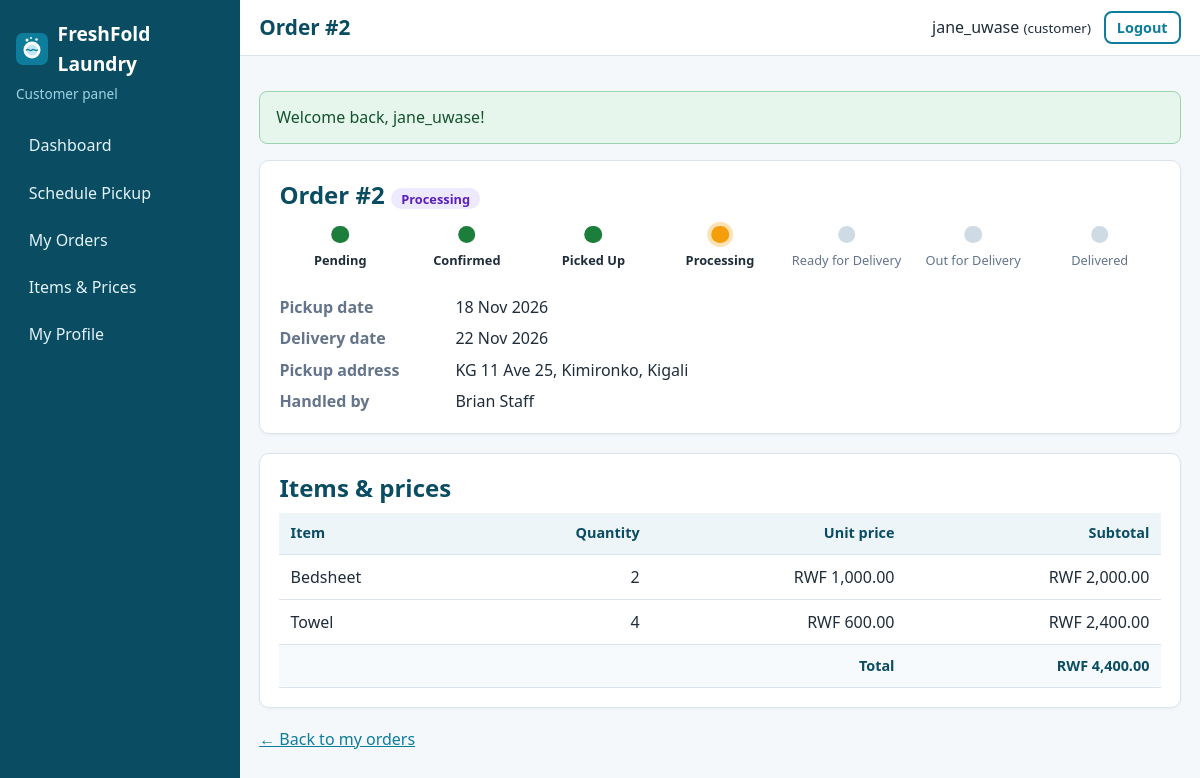
The app's page /customer/order.php?id=2 (signed in) with its own data.
### tables this page shows
CREATE TABLE users (
    user_id       INT AUTO_INCREMENT PRIMARY KEY,
    username      VARCHAR(100) NOT NULL,
    email         VARCHAR(150) NOT NULL UNIQUE,
    password_hash VARCHAR(255) NOT NULL,               
    role          ENUM('admin','staff','customer') NOT NULL,
    created_at    TIMESTAMP DEFAULT CURRENT_TIMESTAMP
);

CREATE TABLE orders (
    order_id          INT AUTO_INCREMENT PRIMARY KEY,
    customer_id       INT NOT NULL,
    assigned_staff_id INT NULL,                        
    pickup_date       DATE NOT NULL,
    delivery_date     DATE NOT NULL,
    total             DECIMAL(10,2) NOT NULL,          
    status            ENUM('pending','confirmed','picked_up','processing',
                           'ready_for_delivery','out_for_delivery','delivered','cancelled')
                      NOT NULL DEFAULT 'pending',
    created_at        TIMESTAMP DEFAULT CURRENT_TIMESTAMP,
    updated_at        TIMESTAMP NULL DEFAULT NULL,

    CONSTRAINT fk_orders_customer
        FOREIGN KEY (customer_id) REFERENCES customers(customer_id)
        ON DELETE CASCADE ON UPDATE CASCADE,           
    CONSTRAINT fk_orders_staff
        FOREIGN KEY (assigned_staff_id) REFERENCES users(user_id)
        ON DELETE SET NULL ON UPDATE CASCADE,          

    CONSTRAINT chk_orders_dates CHECK (delivery_date > pickup_date),
    CONSTRAINT chk_orders_total CHECK (total >= 0),

    INDEX idx_orders_status   (status),
    INDEX idx_orders_staff    (assigned_staff_id),
    INDEX idx_orders_pickup   (pickup_date)
);

CREATE TABLE customers (
    customer_id INT AUTO_INCREMENT PRIMARY KEY,
    user_id     INT NOT NULL UNIQUE,                   
    full_name   VARCHAR(150) NOT NULL,
    phone       VARCHAR(20)  NOT NULL,
    address     TEXT NOT NULL,
    CONSTRAINT fk_customers_user
        FOREIGN KEY (user_id) REFERENCES users(user_id)
        ON DELETE CASCADE ON UPDATE CASCADE            
);

CREATE TABLE order_items (
    item_id    INT AUTO_INCREMENT PRIMARY KEY,
    order_id   INT NOT NULL,
    item_type  VARCHAR(100) NOT NULL,
    quantity   INT NOT NULL,
    unit_price DECIMAL(10,2) NOT NULL,                 

    CONSTRAINT fk_items_order
        FOREIGN KEY (order_id) REFERENCES orders(order_id)
        ON DELETE CASCADE ON UPDATE CASCADE,           
    CONSTRAINT chk_items_quantity CHECK (quantity > 0),
    CONSTRAINT chk_items_price    CHECK (unit_price >= 0)
);

### app/controllers/OrderController.php (called while the page is built, shortened)
<?php
class OrderController
{
    private function loadOrder(int $id): array
    {
        $order = Order::find($id);
        return $order;
    }
    private function myProfile(array $user): array
    {
        $customer = Customer::findByUserId((int) $user['user_id']);
        return $customer;
    }
    private function myOrder(array $customer, int $id): array
    {
        $order = $this->loadOrder($id);
        return $order;
    }
    public function customerView(): void
    {
        $user     = requireRole(['customer']);
        $customer = $this->myProfile($user);
        $order    = $this->myOrder($customer, (int) ($_GET['id'] ?? 0));
        render('customer/order_view', [
            'title' => 'Order #' . (int) $order['order_id'],
            'order' => $order,
            'items' => OrderItem::forOrder((int) $order['order_id']),
        ]);
    }
}

### public/customer/order.php (called while the page is built, shortened)
<?php
(new OrderController())->customerView();

### app/helpers/auth.php (called while the page is built, shortened)
<?php
function isLoggedIn(): bool
{
    return !empty($_SESSION['user_id']);
}
function currentUser(): ?array
{
    return [
        'user_id'  => (int) $_SESSION['user_id'],
        'username' => $_SESSION['username'] ?? '',
        'email'    => $_SESSION['email'] ?? '',
        'role'     => $_SESSION['role'] ?? '',
    ];
}
function requireLogin(): array
{
    $user = User::findById((int) $_SESSION['user_id']);
    return $user;
}
function requireRole(array $roles): array
{
    $user = requireLogin();
    return $user;
}

### app/config/database.php (called while the page is built, shortened)
<?php
function getDbConfig(): array
{
    $config = [
        'host'    => '127.0.0.1',
        'port'    => '3306',
        'name'    => 'online_laundry_db',
        'user'    => 'root',
        'pass'    => '',
        'charset' => 'utf8mb4',
    ];
    return $config;
}
function getConnection(): PDO
{
    static $pdo = null;
    if ($pdo instanceof PDO) {
        return $pdo;
    }
    $c   = getDbConfig();
    $dsn = "mysql:host={$c['host']};port={$c['port']};dbname={$c['name']};charset={$c['charset']}";
    try {
        $pdo = new PDO($dsn, $c['user'], $c['pass'], [
            PDO::ATTR_ERRMODE            => PDO::ERRMODE_EXCEPTION,
            PDO::ATTR_DEFAULT_FETCH_MODE => PDO::FETCH_ASSOC,
            PDO::ATTR_EMULATE_PREPARES   => false,
        ]);
    } catch (PDOException $e) {
        error_log('Database connection failed: ' . $e->getMessage());
        http_response_code(500);
        exit('Service temporarily unavailable. Please try again later.');
    }
    return $pdo;
}

### app/models/User.php (called while the page is built, shortened)
<?php
class User
{
    public static function findById(int $id)
    {
        $stmt = getConnection()->prepare(
            'SELECT user_id, username, email, role, created_at FROM users WHERE user_id = :id LIMIT 1'
        );
        $stmt->execute([':id' => $id]);
        return $stmt->fetch();
    }
}

### app/models/Customer.php (called while the page is built, shortened)
<?php
class Customer
{
    public static function findByUserId(int $userId)
    {
        $stmt = getConnection()->prepare(
            'SELECT c.customer_id, c.user_id, c.full_name, c.phone, c.address, u.username, u.email
             FROM customers c JOIN users u ON u.user_id = c.user_id
             WHERE c.user_id = :id LIMIT 1'
        );
        $stmt->execute([':id' => $userId]);
        return $stmt->fetch();
    }
}

### app/models/Order.php (called while the page is built, shortened)
<?php
class Order
{
    public static function find(int $orderId)
    {
        $stmt = getConnection()->prepare(self::SELECT . ' WHERE o.order_id = :id LIMIT 1');
        $stmt->execute([':id' => $orderId]);
        return $stmt->fetch();
    }
}

### app/models/OrderItem.php (called while the page is built, shortened)
<?php
class OrderItem
{
    public static function forOrder(int $orderId): array
    {
        $stmt = getConnection()->prepare(
            'SELECT item_id, order_id, item_type, quantity, unit_price, (quantity * unit_price) AS subtotal
             FROM order_items WHERE order_id = :id ORDER BY item_id'
        );
        $stmt->execute([':id' => $orderId]);
        return $stmt->fetchAll();
    }
}

### app/views/partials/items_table.php (the view, shortened to what this page needs)
<div class="table-wrap">
    <table class="table">
        <thead><tr><th>Item</th><th class="num">Quantity</th><th class="num">Unit price</th><th class="num">Subtotal</th></tr></thead>
        <tbody>
        <?php foreach ($items as $it): ?>
            <tr>
                <td><?= e($it['item_type']) ?></td>
                <td class="num"><?= (int) $it['quantity'] ?></td>
                <td class="num"><?= e(money($it['unit_price'])) ?></td>
                <td class="num"><?= e(money($it['subtotal'])) ?></td>
            </tr>
        <?php endforeach; ?>
        </tbody>
        <tfoot><tr><th colspan="3" class="num">Total</th><th class="num"><?= e(money($order['total'])) ?></th></tr></tfoot>
    </table>
</div>

### app/views/layouts/dashboard_header.php (shortened to what this page needs)
<?php
$user   = currentUser();
$role   = $user['role'];
$script = $_SERVER['SCRIPT_NAME'];
$menus = [
    'admin' => [
        ['admin/index.php', 'Dashboard'], ['admin/orders.php', 'Orders'], ['admin/order-form.php', 'New Order'],
        ['admin/customers.php', 'Customers'], ['admin/users.php', 'User Accounts'], ['admin/reports.php', 'Reports'],
    ],
    'staff' => [
        ['staff/index.php', 'Dashboard'], ['staff/orders.php', 'Assigned Orders'], ['staff/history.php', 'Order History'],
    ],
    'customer' => [
        ['customer/index.php', 'Dashboard'], ['customer/new-order.php', 'Schedule Pickup'], ['customer/orders.php', 'My Orders'],
        ['customer/items.php', 'Items & Prices'], ['customer/profile.php', 'My Profile'],
    ],
];
?>
<!DOCTYPE html>
<html lang="en">
<head>
    <link rel="stylesheet" href="<?= e(url('assets/css/style.css')) ?>">
</head>
<body class="dashboard">
<aside class="sidebar" id="sidebar">
    <a class="brand" href="<?= e(url('index.php')) ?>">
        <img src="<?= e(url('assets/images/logo.svg')) ?>" alt="" width="32" height="32">
        <span><?= e(APP_NAME) ?></span>
    </a>
    <p class="role-tag"><?= e(ucfirst($role)) ?> panel</p>
    <nav>
        <?php foreach ($menus[$role] as $item): ?>
            <a href="<?= e(url($item[0])) ?>" class="<?= substr($script, -strlen($item[0])) === $item[0] ? 'active' : '' ?>"><?= e($item[1]) ?></a>
        <?php endforeach; ?>
    </nav>
</aside>
<div class="dash-main">
    <header class="topbar">
        <h1><?= e($pageTitle) ?></h1>
        <div class="topbar-user">
            <span><?= e($user['username']) ?> <small>(<?= e($role) ?>)</small></span>
            <form method="post" action="<?= e(url('logout.php')) ?>">
                <button type="submit" class="btn btn-outline btn-small">Logout</button>
            </form>
        </div>
    </header>
    <main class="content">
        <?= renderFlash() ?>

### app/views/customer/order_view.php (shortened to what this page needs)
<?php
$steps   = trackerSteps();
$current = array_search($order['status'], $steps, true);
?>
<section class="card">
    <div class="card-head">
        <h2>Order #<?= (int) $order['order_id'] ?> <?= statusBadge($order['status']) ?></h2>
    </div>
    <?php if ($order['status'] === 'cancelled'): ?>
        <p class="alert alert-error">This order was cancelled.</p>
    <?php else: ?>
        <ol class="tracker">
            <?php foreach ($steps as $i => $step): ?>
                <li class="<?= $i < $current ? 'done' : ($i === $current ? 'current' : '') ?>"><span><?= e(statusLabel($step)) ?></span></li>
            <?php endforeach; ?>
        </ol>
    <?php endif; ?>
    <dl class="details">
        <dt>Pickup date</dt><dd><?= e(formatDate($order['pickup_date'])) ?></dd>
        <dt>Delivery date</dt><dd><?= e(formatDate($order['delivery_date'])) ?></dd>
        <dt>Pickup address</dt><dd><?= nl2br(e($order['customer_address'])) ?></dd>
        <dt>Handled by</dt><dd><?= $order['staff_name'] ? e($order['staff_name']) : 'Not yet assigned' ?></dd>
    </dl>
</section>
<section class="card">
    <h2>Items &amp; prices</h2>
    <?php include APP_PATH . '/views/partials/items_table.php'; ?>
</section>
<p><a href="<?= e(url('customer/orders.php')) ?>">&larr; Back to my orders</a></p>

### app/helpers/order_status.php (shortened to what this page needs)
<?php
function orderStatuses(): array
{
    return [
        'pending'            => 'Pending',
        'confirmed'          => 'Confirmed',
        'picked_up'          => 'Picked Up',
        'processing'         => 'Processing',
        'ready_for_delivery' => 'Ready for Delivery',
        'out_for_delivery'   => 'Out for Delivery',
        'delivered'          => 'Delivered',
        'cancelled'          => 'Cancelled',
    ];
}
function statusLabel($status): string
{
    $all = orderStatuses();
    return $all[$status] ?? ucfirst(str_replace('_', ' ', (string) $status));
}
function statusBadge($status): string
{
    return '<span class="badge badge-' . e($status) . '">' . e(statusLabel($status)) . '</span>';
}
function trackerSteps(): array
{
    return ['pending', 'confirmed', 'picked_up', 'processing', 'ready_for_delivery', 'out_for_delivery', 'delivered'];
}

### public/assets/css/style.css (style rules this page uses)
:root { --primary: #0e7c9b; --primary-dark: #0a4d63; --accent: #f59e0b; --bg: #f4f8fb; --card: #ffffff; --text: #1f2d3a; --muted: #64748b; --border: #dbe4ec; --danger: #c62828; --success: #1b7f3b; --radius: 10px; }
* { box-sizing: border-box; }
html { scroll-behavior: smooth; }
body { margin: 0; font-family: "Segoe UI", Roboto, Arial, sans-serif; color: var(--text); background: var(--bg); line-height: 1.55; }
img { max-width: 100%; height: auto; }
a { color: var(--primary); }
h1, h2, h3 { line-height: 1.25; margin: 0 0 .6rem; color: var(--primary-dark); }
p { margin: 0 0 1rem; }
.btn { display: inline-block; padding: .6rem 1.1rem; border-radius: 8px; border: 2px solid transparent; font-size: 1rem; font-weight: 600; text-decoration: none; cursor: pointer; text-align: center; font-family: inherit; }
.btn-outline { background: transparent; border-color: var(--primary); color: var(--primary); }
.btn-small { padding: .3rem .7rem; font-size: .9rem; }
.card { background: var(--card); border: 1px solid var(--border); border-radius: var(--radius); padding: 1.2rem; margin-bottom: 1.2rem; box-shadow: 0 1px 3px rgba(15, 40, 60, .05); }
.card-head { display: flex; justify-content: space-between; align-items: center; gap: 1rem; flex-wrap: wrap; margin-bottom: .6rem; }
.card-head h2 { margin: 0; }
.details { display: grid; grid-template-columns: 160px 1fr; gap: .4rem 1rem; margin: 1rem 0 0; }
.details dt { font-weight: 600; color: var(--muted); }
.details dd { margin: 0; }
.brand { display: flex; align-items: center; gap: .6rem; font-weight: 700; font-size: 1.2rem; color: var(--primary-dark); text-decoration: none; }
body.dashboard { display: flex; min-height: 100vh; }
.sidebar { width: 240px; background: var(--primary-dark); color: #fff; padding: 1.2rem 1rem; flex-shrink: 0; position: sticky; top: 0; height: 100vh; overflow-y: auto; }
.sidebar .brand { color: #fff; margin-bottom: .3rem; }
.role-tag { color: #9fd3e4; font-size: .85rem; margin-bottom: 1.2rem; }
.sidebar nav a { display: block; padding: .6rem .8rem; color: #e3f3f9; text-decoration: none; border-radius: 8px; margin-bottom: .2rem; }
.dash-main { flex: 1; min-width: 0; }
.topbar { display: flex; align-items: center; gap: 1rem; background: #fff; border-bottom: 1px solid var(--border); padding: .7rem 1.2rem; }
.topbar h1 { margin: 0; font-size: 1.3rem; flex: 1; }
.topbar-user { display: flex; align-items: center; gap: .8rem; }
.topbar-user form { margin: 0; }
.content { padding: 1.2rem; max-width: 1200px; }
.table-wrap { overflow-x: auto; }
.table { width: 100%; border-collapse: collapse; background: #fff; }
.table th, .table td { padding: .6rem .7rem; border-bottom: 1px solid var(--border); text-align: left; vertical-align: middle; }
.table th { background: #eef5f9; font-size: .9rem; color: var(--primary-dark); white-space: nowrap; }
.table tfoot th { background: #f7fafc; }
.table .num { text-align: right; white-space: nowrap; }
.badge { display: inline-block; padding: .15rem .65rem; border-radius: 999px; font-size: .8rem; font-weight: 700; white-space: nowrap; }
.badge-processing { background: #ede9fe; color: #5b21b6; }
.tracker { list-style: none; display: flex; padding: 0; margin: 1rem 0 1.5rem; gap: .3rem; }
.tracker li { flex: 1; text-align: center; font-size: .8rem; color: var(--muted); position: relative; padding-top: 1.6rem; }
.tracker li::before { content: ""; position: absolute; top: 0; left: 50%; transform: translateX(-50%); width: 1.1rem; height: 1.1rem; border-radius: 50%; background: #cfdbe4; }
.tracker li.done::before { background: var(--success); }
.tracker li.current::before { background: var(--accent); box-shadow: 0 0 0 4px rgba(245, 158, 11, .3); }
.tracker li.done, .tracker li.current { color: var(--text); font-weight: 600; }

### records on screen
users: role "Customer", username "jane_uwase", role "customer"
orders: order_id "2", status "Processing", pickup_date "18 Nov 2026", delivery_date "22 Nov 2026", customer.address "KG 11 Ave 25, Kimironko, Kigali", assigned_staff.username "Brian Staff", total "RWF 4,400.00"
order_items: item_type "Bedsheet", quantity "2", unit_price "RWF 1,000.00", subtotal "RWF 2,000.00"
order_items: item_type "Towel", quantity "4", unit_price "RWF 600.00", subtotal "RWF 2,400.00"

### other values on screen
APP_NAME "FreshFold Laundry"
$item[1] "Dashboard"
$item[1] "Schedule Pickup"
$item[1] "My Orders"
$item[1] "Items & Prices"
$item[1] "My Profile"
$pageTitle "Order #2"
$f['message'] "Welcome back, jane_uwase!"
statusLabel($step) "Pending"
statusLabel($step) "Confirmed"
statusLabel($step) "Picked Up"
statusLabel($step) "Processing"
statusLabel($step) "Ready for Delivery"
statusLabel($step) "Out for Delivery"
statusLabel($step) "Delivered"
